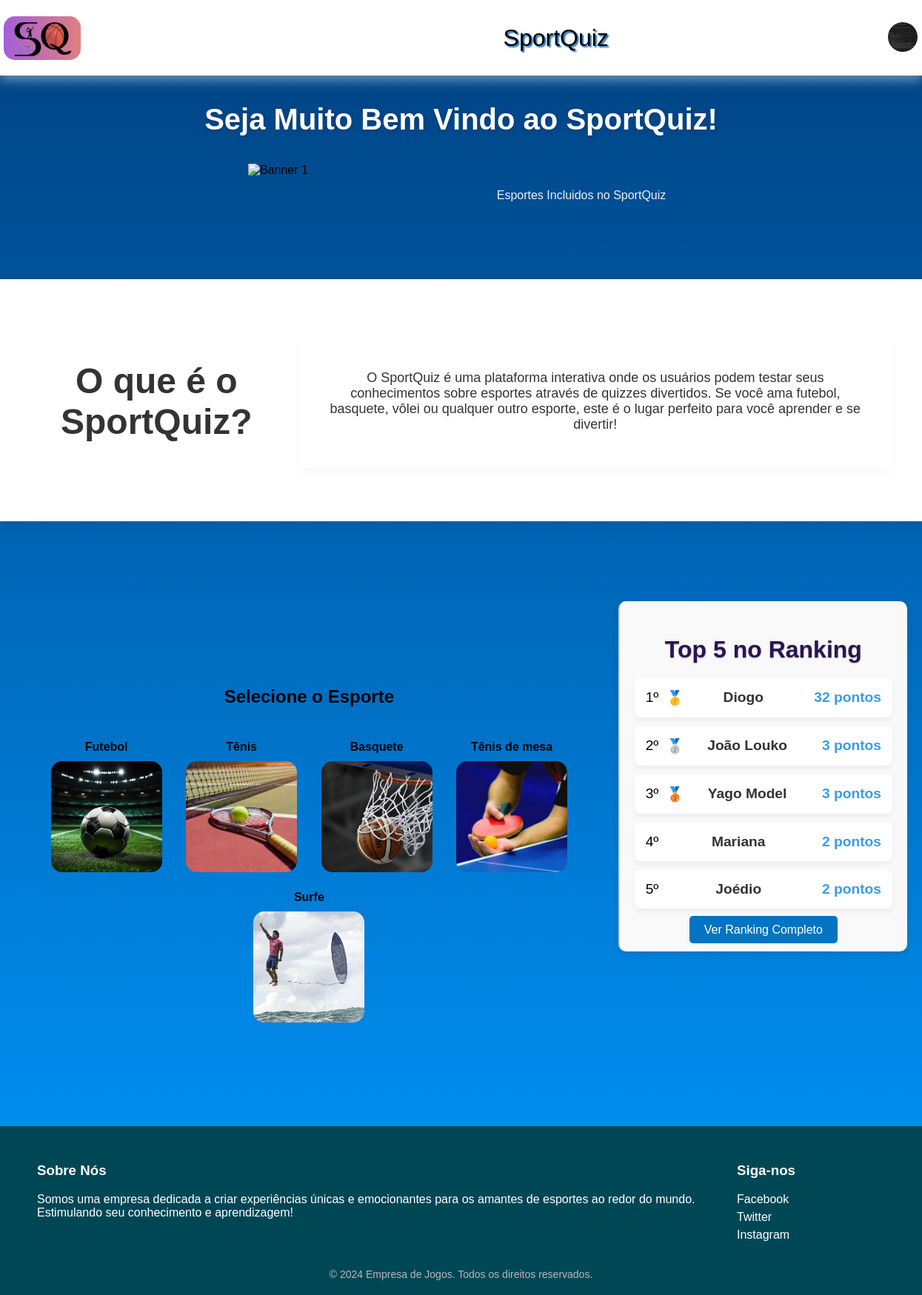
/principal.php (signed in), run on the app's committed database.
### tables this page shows
CREATE TABLE `usuarios` (
  `id` int(11) NOT NULL,
  `nome` varchar(40) NOT NULL,
  `senha` varchar(200) NOT NULL,
  `email` varchar(40) NOT NULL,
  `imagem_perfil` varchar(255) DEFAULT NULL
);

CREATE TABLE `ranking` (
  `id` int(11) NOT NULL,
  `id_usuario` int(11) NOT NULL,
  `pontuacao` int(11) NOT NULL
);

### principal.php (the view, shortened to what this page needs)
<?php
include('conexao_bd.php');
$id = $_SESSION['id'];
$sql_code = "
    SELECT u.nome, u.imagem_perfil
    FROM usuarios u
    WHERE u.id = ?
";
$stmt = $mysqli->prepare($sql_code);
$stmt->bind_param("i", $id);
$stmt->execute();
$result = $stmt->get_result();
$usuario = $result->fetch_assoc();
$imagem_perfil = !empty($usuario['imagem_perfil']) ? $usuario['imagem_perfil'] : 'imagem/anonimo.png';
$sql_ranking = "
    SELECT u.nome, r.pontuacao
    FROM ranking r
    JOIN usuarios u ON r.id_usuario = u.id
    ORDER BY r.pontuacao DESC
    LIMIT 5
";
$result_ranking = $mysqli->query($sql_ranking);
$ranking = $result_ranking->fetch_all(MYSQLI_ASSOC);
?>
<!DOCTYPE html>
<html lang="pt-br">
<head>
    <link rel="stylesheet" href="estilo.css">
    <nav class="navbar">
        <img class="logo" alt="imagemquiz" src="./imagem/testequiz.png">
        <h1><a href="principal.php">SportQuiz</a></h1>
        <div class="perfil">
            <button class="perfil-btn" onclick="toggleMenu()">
                <img class="perfil-icone" src="<?php echo $imagem_perfil; ?>" alt="Perfil">
            </button>
        </div>
    </nav>
</head>
<body class="bodyprincipal">
    <h1 class="tituloprincipal"> Seja Muito Bem Vindo ao SportQuiz!</h1>
    <div class="carousel-container">
        <div class="carousel">
            <div class="carousel-item active">
                <img src="https://www.lance.com.br/galerias/wp-content/uploads/2021/06/unnamed-843x474.jpg" alt="Banner 1">
            </div>
            <p class="rodapecarousel">Esportes Incluidos no SportQuiz</p>
        </div>
    </div>
    <div class="container-introducao">
    <div class="titulo-introducao">
        <h2>O que é o SportQuiz?</h2>
    </div>
    <div class="textointroducao">
        <p>
            O SportQuiz é uma plataforma interativa onde os usuários podem testar seus conhecimentos sobre esportes através de quizzes divertidos. Se você ama futebol, basquete, vôlei ou qualquer outro esporte, este é o lugar perfeito para você aprender e se divertir!
        </p>
    </div>
</div>
    <div class="content">
        <div class="left-content">
            <h2 class="escolha">Selecione o Esporte</h2>
            <div class="esporte-container">
                <form method="post">
                    <div class="opcao">
                        <a href="fut.php">
                            <div class="nome">Futebol</div>
                            <img class="esporte" src="./imagem/fut.jpg" alt="futebol">
                        </a>
                    </div>
                    <div class="opcao">
                        <a href="tenis.php">
                            <div class="nome">Tênis</div>
                            <img class="esporte" src="./imagem/tenis.jpg" alt="Tênis">
                        </a>
                    </div>
                    <div class="opcao">
                        <a href="basquete.php">
                            <div class="nome">Basquete</div>
                            <img class="esporte" src="./imagem/basquete.jpg" alt="Basquete">
                        </a>
                    </div>
                    <div class="opcao">
                        <a href="ping.php">
                            <div class="nome">Tênis de mesa</div>
                            <img class="esporte" src="./imagem/ping.jpg" alt="PingPong">
                        </a>
                    </div>
                    <div class="opcao">
                        <a href="surf.php">
                            <div class="nome">Surfe</div>
                            <img class="esporte" src="./imagem/surf.jpg" alt="Surfe">
                        </a>
                    </div>
                </form>
            </div>
        </div>
    <div class="right-content">
        <h2 class="ranking-title">Top 5 no Ranking</h2>
        <ul class="ranking-list">
    <?php
    $posicao = 1;
    foreach ($ranking as $rank): ?>
        <li class="ranking-item">
            <span class="rank-position"><?php echo $posicao . 'º'; ?></span>
            <span class="rank-medal">
                <?php
                if ($posicao == 1) {
                    echo '🥇';
                } elseif ($posicao == 2) {
                    echo '🥈';
                } elseif ($posicao == 3) {
                    echo '🥉';
                }
                ?>
            </span>
            <span class="rank-name"><?php echo htmlspecialchars($rank['nome']); ?></span>
            <span class="rank-score"><?php echo $rank['pontuacao']; ?> pontos</span>
        </li>
    <?php $posicao++;  ?>
    <?php endforeach; ?>
</ul>
        <div class="view-full-ranking">
          <a href="ranking.php" class="btn-ranking">Ver Ranking Completo</a>
        </div>
    </div>
    </div>
    <footer>
        <div class="footer-content">
            <div class="footer-section-esquerdo">
                <h3>Sobre Nós</h3>
                <p>Somos uma empresa dedicada a criar experiências únicas e emocionantes para os amantes de esportes ao redor do mundo. Estimulando seu conhecimento e aprendizagem!</p>
            </div>
            <div class="footer-section-direito">
                <h3>Siga-nos</h3>
                <div class="social-links">
                    <a href="#"><i class="fab fa-facebook"></i> Facebook</a>
                    <a href="#"><i class="fab fa-twitter"></i> Twitter</a>
                    <a href="#"><i class="fab fa-instagram"></i> Instagram</a>
                </div>
            </div>
        </div>
        <div class="footer-bottom">
            &copy; 2024 Empresa de Jogos. Todos os direitos reservados.
        </div>
    </footer>
</body>
</html>

### data on the page
usuarios: imagem_perfil (picture)
ranking: id_usuario.nome "Diogo", pontuacao "32"
ranking: id_usuario.nome "João Louko", pontuacao "3"
ranking: id_usuario.nome "Yago Model", pontuacao "3"
ranking: id_usuario.nome "Mariana", pontuacao "2"
ranking: id_usuario.nome "Joédio", pontuacao "2"
